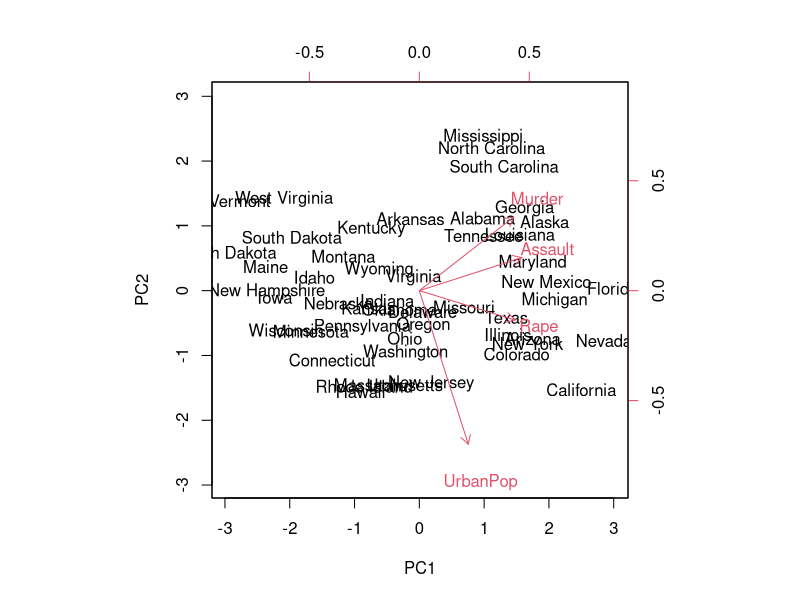
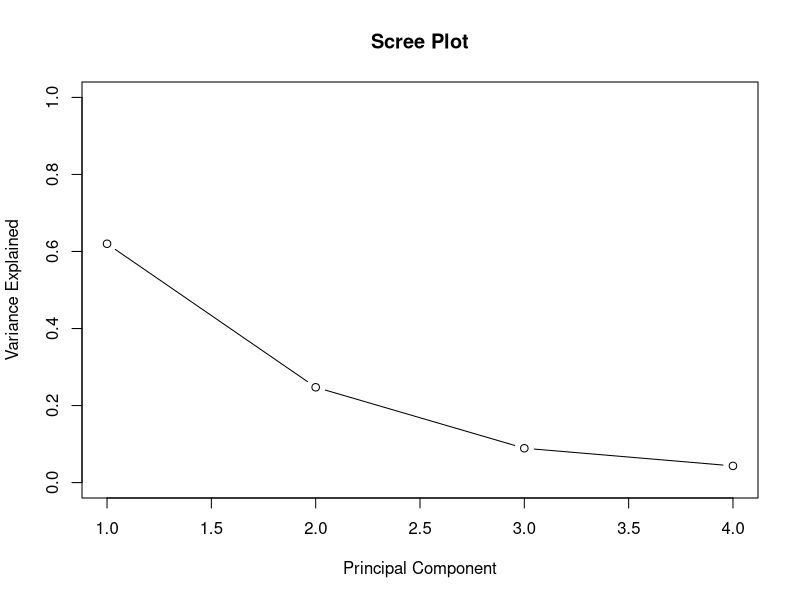

These figures' R source, in order:
## ---- chunk 1
# hi corina
# Set some options and load the tidyverse package
knitr::opts_chunk$set(echo = TRUE)
library(tidyverse)

## ---- chunk 2

#load data
data("USArrests")

#view first six rows of data
head(USArrests)
## ---- chunk 3

#calculate principal components
results <- prcomp(USArrests, scale = TRUE)
## ---- chunk 4
#reverse the signs
results$rotation <- -1*results$rotation

#display principal components
results$rotation
## ---- chunk 5
#reverse the signs of the scores
results$x <- -1*results$x

#display the first six scores
head(results$x)
## ---- chunk 6
#create biplot to visualize results
biplot(results, scale = 0) 
## ---- chunk 7
head(USArrests[order(-USArrests$Murder),])
## ---- chunk 8
#calculate total variance explained by each principal component
var_explained = results$sdev^2 / sum(results$sdev^2)

# Create a scree plot
plot(c(1:4), var_explained, type = "b",
     xlab = "Principal Component",
     ylab = "Variance Explained",
     main = "Scree Plot",
     ylim = c(0, 1))
